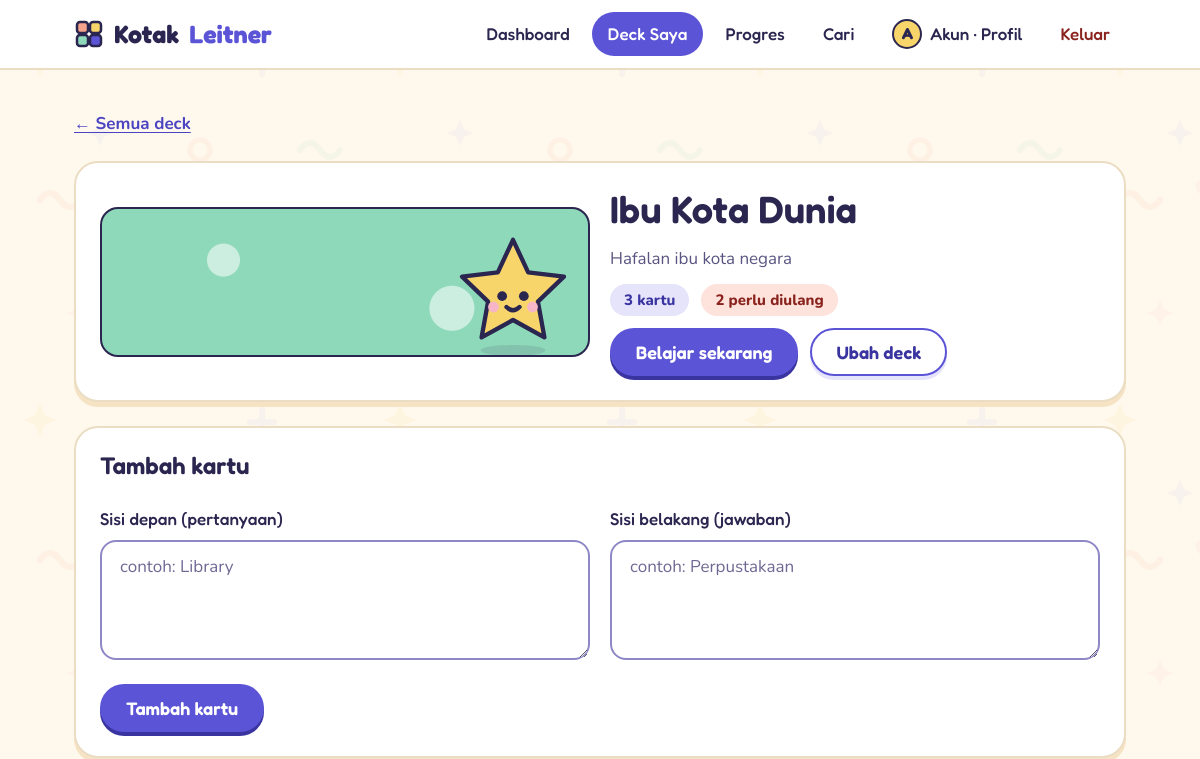
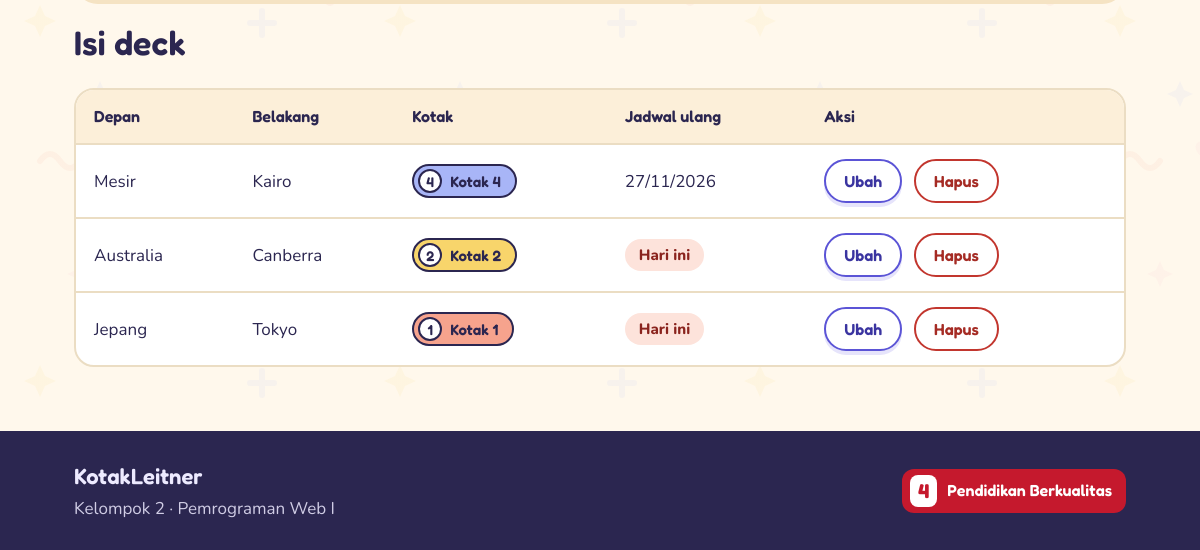
Page /kartu.php?deck=2 (signed in) on the earlier database version (2 pictures, top to bottom).
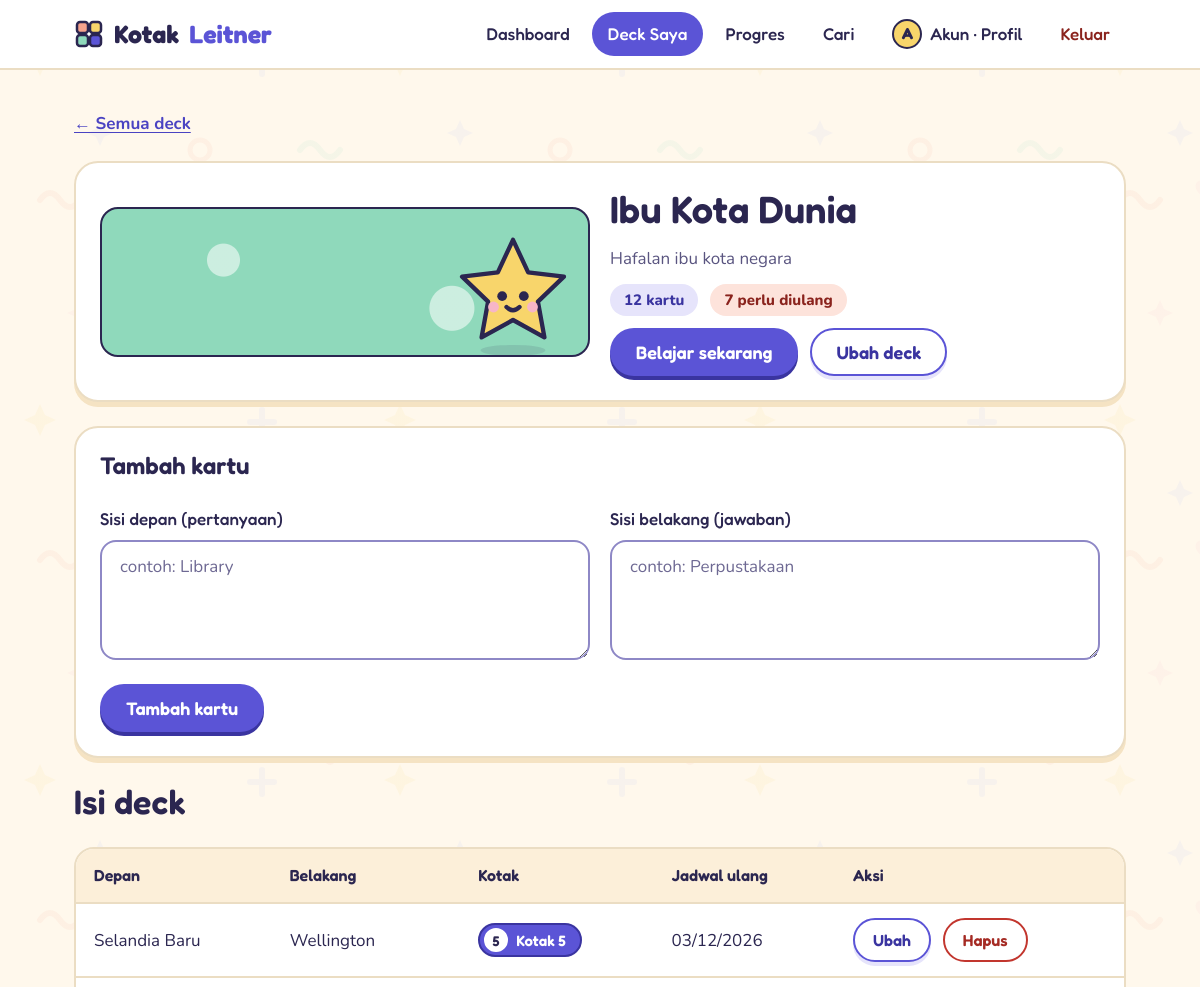
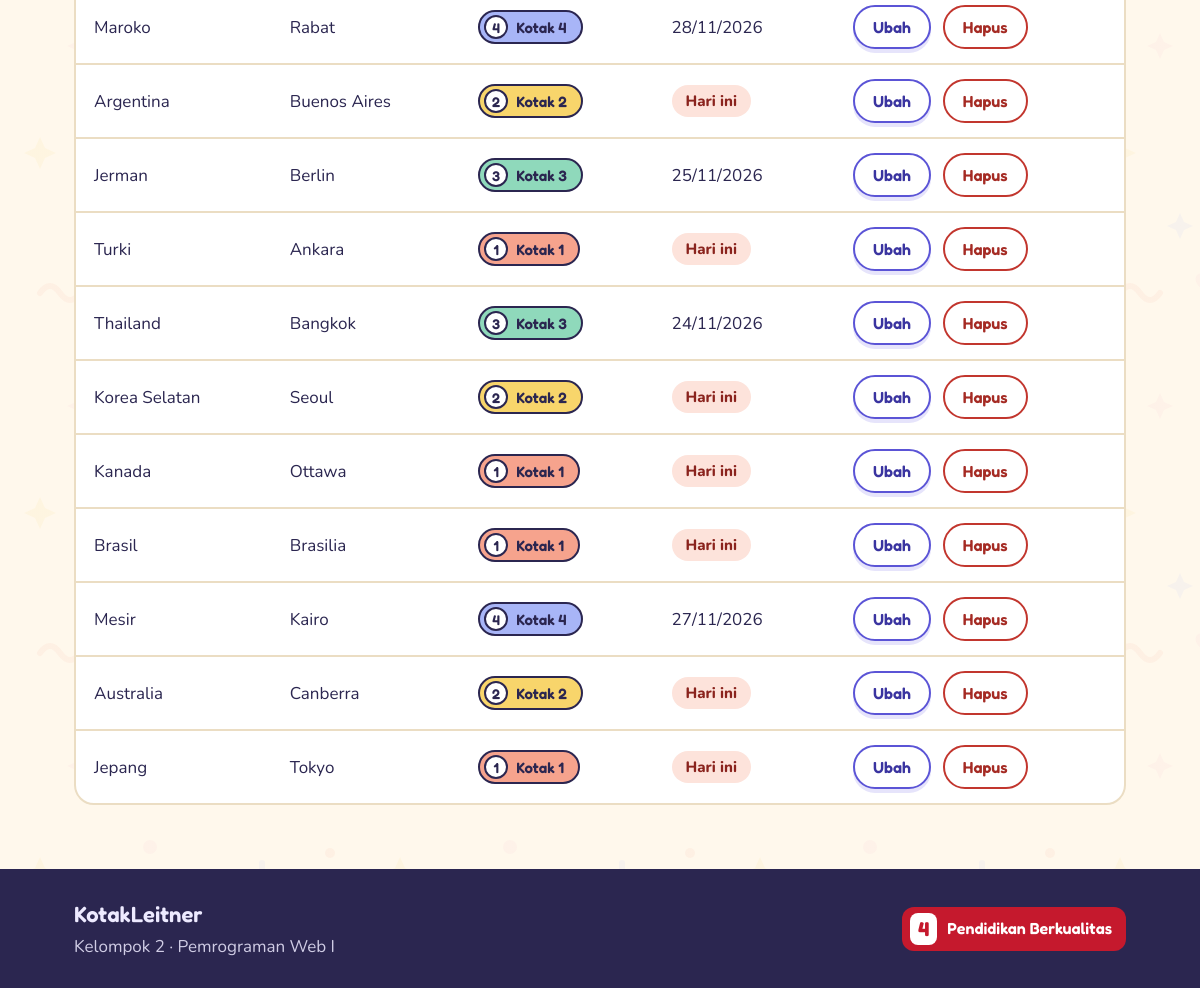
Same page on the later database version (2 pictures, top to bottom).
### tables this page shows
CREATE TABLE kartu (
  id INT AUTO_INCREMENT PRIMARY KEY,
  deck_id INT NOT NULL,
  depan VARCHAR(200) NOT NULL,
  belakang VARCHAR(300) NOT NULL,
  kotak TINYINT NOT NULL DEFAULT 1,
  jadwal DATE NOT NULL,
  FOREIGN KEY (deck_id) REFERENCES deck(id) ON DELETE CASCADE
);

### kartu.php (the view, shortened to what this page needs)
<?php
require_once 'cek_login.php';
$uid = (int)$_SESSION['user_id'];
$deck_id = isset($_GET['deck']) ? (int)$_GET['deck'] : 0;
$q = mysqli_query($conn, "SELECT * FROM deck WHERE id=$deck_id AND user_id=$uid");
$deck = mysqli_fetch_assoc($q);
$edit = null;
$mode_edit = ($edit !== null && $edit['id'] > 0);
$form = $edit !== null ? $edit : ['id' => 0, 'depan' => '', 'belakang' => ''];
$hasil = mysqli_query($conn, "SELECT * FROM kartu WHERE deck_id=$deck_id ORDER BY id DESC");
$daftar = [];
$ulang = 0;
$hari_ini = date('Y-m-d');
while ($row = mysqli_fetch_assoc($hasil)) {
    $daftar[] = $row;
    if ($row['jadwal'] <= $hari_ini) { $ulang++; }
}
include 'header.php';
?>
<div class="wrap stack">
  <a class="link" href="deck.php">&larr; Semua deck</a>
  <div class="card">
    <div class="grid g2" style="align-items:center">
      <div class="cv cv-<?= (int)$deck['warna'] ?> hasch" style="height:150px">
        <img class="cvchar" src="assets/img/<?= e($deck['karakter']) ?>.svg" height="130" alt="">
      </div>
      <div class="stack-s">
        <h1 style="font-size:38px"><?= e($deck['nama']) ?></h1>
        <?php if ($deck['deskripsi'] != ''): ?><p class="muted"><?= e($deck['deskripsi']) ?></p><?php endif; ?>
        <div class="row">
          <span class="chip"><?= count($daftar) ?> kartu</span>
          <?php if ($ulang > 0): ?>
            <span class="chip warm"><?= $ulang ?> perlu diulang</span>
          <?php else: ?>
            <span class="chip ok">Aman hari ini</span>
          <?php endif; ?>
        </div>
        <div class="row">
          <?php if ($ulang > 0): ?>
            <a class="btn btn-pri" href="belajar.php?deck=<?= $deck_id ?>&amp;baru=1">Belajar sekarang</a>
          <?php endif; ?>
          <a class="btn btn-sec" href="deck.php?edit=<?= $deck_id ?>#form-deck">Ubah deck</a>
        </div>
      </div>
    </div>
  </div>
  <form class="card stack" method="post" action="kartu.php?deck=<?= $deck_id ?>" id="form-kartu">
    <h3><?= $mode_edit ? 'Ubah kartu' : 'Tambah kartu' ?></h3>
    <div class="grid g2">
      <div class="field">
        <label for="depan">Sisi depan (pertanyaan)</label>
        <textarea class="input" id="depan" name="depan" maxlength="200" placeholder="contoh: Library"><?= e($form['depan']) ?></textarea>
      </div>
      <div class="field">
        <label for="belakang">Sisi belakang (jawaban)</label>
        <textarea class="input" id="belakang" name="belakang" maxlength="300" placeholder="contoh: Perpustakaan"><?= e($form['belakang']) ?></textarea>
      </div>
    </div>
    <div class="row">
      <button class="btn btn-pri" type="submit"><?= $mode_edit ? 'Simpan perubahan' : 'Tambah kartu' ?></button>
    </div>
  </form>
  <h2>Isi deck</h2>
  <?php if (count($daftar) == 0): ?>
    <div class="empty">
      <img src="assets/img/maskot-tidur.svg" alt="" width="160" height="173">
      <h3>Deck ini masih kosong</h3>
      <p class="muted">Tambahkan kartu pertamamu lewat formulir di atas.</p>
    </div>
  <?php else: ?>
    <div class="tblbox">
      <table class="tbl">
        <thead>
          <tr><th>Depan</th><th>Belakang</th><th>Kotak</th><th>Jadwal ulang</th><th>Aksi</th></tr>
        </thead>
        <tbody>
          <?php foreach ($daftar as $k): ?>
            <tr>
              <td><?= e($k['depan']) ?></td>
              <td><?= e($k['belakang']) ?></td>
              <td><?= badge_kotak($k['kotak']) ?></td>
              <td>
                <?php if ($k['jadwal'] <= $hari_ini): ?>
                  <span class="chip warm">Hari ini</span>
                <?php else: ?>
                  <?= e(date('d/m/Y', strtotime($k['jadwal']))) ?>
                <?php endif; ?>
              </td>
              <td>
                <div class="row">
                  <a class="btn btn-sec btn-sm" href="kartu.php?deck=<?= $deck_id ?>&amp;edit=<?= (int)$k['id'] ?>#form-kartu">Ubah</a>
                  <form method="post" action="kartu.php?deck=<?= $deck_id ?>" onsubmit="return confirm('Hapus kartu ini?');">
                    <button class="btn btn-dan-o btn-sm" type="submit">Hapus</button>
                  </form>
                </div>
              </td>
            </tr>
          <?php endforeach; ?>
        </tbody>
      </table>
    </div>
  <?php endif; ?>
</div>
<?php include 'footer.php'; ?>

### koneksi.php (shortened to what this page needs)
<?php
function e($teks) {
    return htmlspecialchars($teks, ENT_QUOTES, 'UTF-8');
}
function badge_kotak($k) {
    return '<span class="bdg k' . (int)$k . '"><i>' . (int)$k . '</i>Kotak ' . (int)$k . '</span>';
}

Differences in the rows shown:
added kartu: depan "Selandia Baru", belakang "Wellington", kotak "5", jadwal "03/12/2026"
added kartu: depan "Maroko", belakang "Rabat", kotak "4", jadwal "28/11/2026"
added kartu: depan "Argentina", belakang "Buenos Aires", kotak "2", jadwal "Hari ini"
added kartu: depan "Jerman", belakang "Berlin", kotak "3", jadwal "25/11/2026"
added kartu: depan "Turki", belakang "Ankara", kotak "1", jadwal "Hari ini"
added kartu: depan "Thailand", belakang "Bangkok", kotak "3", jadwal "24/11/2026"
added kartu: depan "Korea Selatan", belakang "Seoul", kotak "2", jadwal "Hari ini"
added kartu: depan "Kanada", belakang "Ottawa", kotak "1", jadwal "Hari ini"
added kartu: depan "Brasil", belakang "Brasilia", kotak "1", jadwal "Hari ini"
Other differences:
count($daftar): "3" → "12"
$ulang: "2" → "7"
